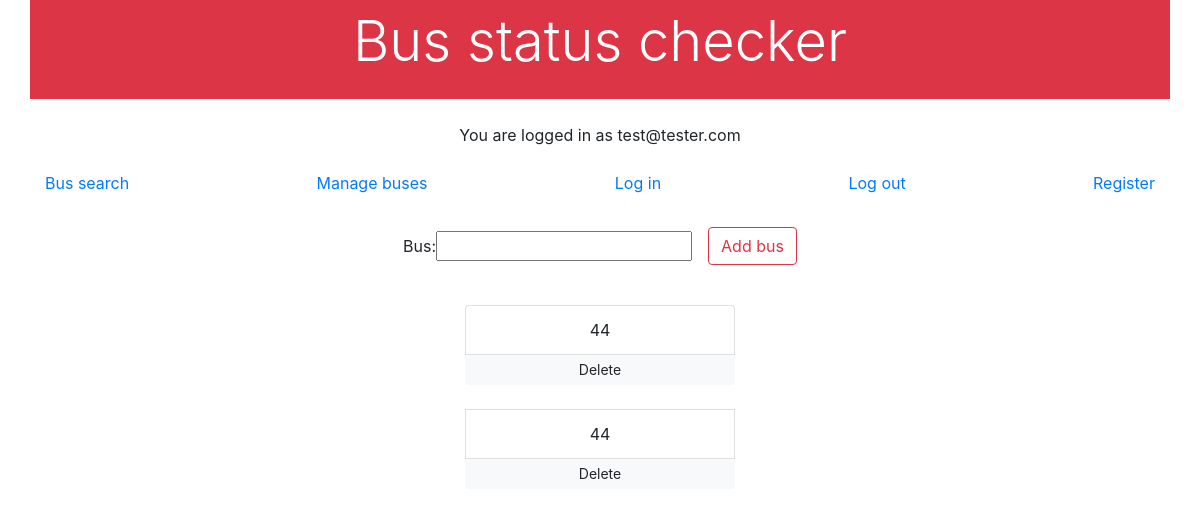
The app's page /manage-buses/ (signed in) with its own data.
### route_checker/models.py (models this page shows, shortened)
class BusUser(AbstractBaseUser):
    email = models.EmailField(
        verbose_name='email address',
        max_length=255,
        unique=True,
    )
    active = models.BooleanField(default=True)
    admin = models.BooleanField(default=False)
    staff = models.BooleanField(default=False)
    objects = BusUserManager()
    USERNAME_FIELD = 'email'
    @property
    def is_active(self):
        return self.active

class Buses(models.Model):
    bus = models.CharField(max_length=10)
    user = models.ForeignKey(BusUser, on_delete=models.CASCADE)
    def __str__(self):
        return self.bus

### route_checker/views.py (the view)
# urls.py: path('manage-buses/', views.manage, name='manage'),
@login_required
def manage(request):
    form = BusForm(request.POST or None)
    if request.user.is_anonymous:
        buses = None
    else:
        buses = Buses.objects.filter(user__email=request.user.email)
    context = {
        'form': form,
        'buses': buses
    }
    if form.is_valid():
        form = form.save(commit = False)
        form.user = request.user
        form.save()
    return render(request, 'manage.html', context)

### route_checker/forms.py
class BusForm(forms.ModelForm):
    bus = forms.CharField(label='Bus')
    class Meta:
        model = Buses
        fields = ['bus',]

### route_checker/templates/route_checker/manage.html
{% extends 'base.html' %}
{% block content %}
    <form  class='form-inline justify-content-center pb-3 pt-4' method='post'>{% csrf_token %}
      {{ form }}
      <button type='submit' class='btn btn-outline-danger ml-3'>Add bus</button>
    </form>
    <br>
    <div class="container w-25 h-25">
      {% if buses %}
      <ul class='list-group'>
      {% for bus in buses %}
        <li class='list-group-item'> {{ bus }} </li>
        <input type='button' class='btn btn-light btn-sm' value='Delete' onclick="location.href = '{% url "delete_bus" bus.pk %}';">
        <br>
      {% endfor %}
      </ul>
    </div>
    {% endif %}
{% endblock %}

### route_checker/templates/route_checker/base.html (shortened to what this page needs)
<!DOCTYPE html>
<html lang=en>
{% load staticfiles %}
<html>
    <head>
      {% include 'snippets/css.html' %}
    </head>
    <body>
      <div class='container bg-danger text-white'>
        <h1 class='display-4 text-center pt-2 pb-4 mb-4'> Bus status checker </h1>
      </div>
      <div class="text-center">
        {% if user.email %}
          <p> You are logged in as {{request.user.email}} <p>
        {% endif %}
      </div>
      <nav class='navbar navbar-default'>
        <div class='container'>
          <a href='/home'>Bus search</a>
          <a href='/manage-buses '>Manage buses</a>
          <a href='/user '>Log in</a>
          <a href='/logout '>Log out</a>
          <a class='float-right' href='/register'>Register</a>
        </div>
      </nav>
      <div class='content text-center' >
        {% block content %}{% endblock content %}
      </div>
    </body>
</html>

### records on screen
BusUser: user.email "test@tester.com"
Buses: bus "44", id "Delete"
Buses: bus "44", id "Delete"
